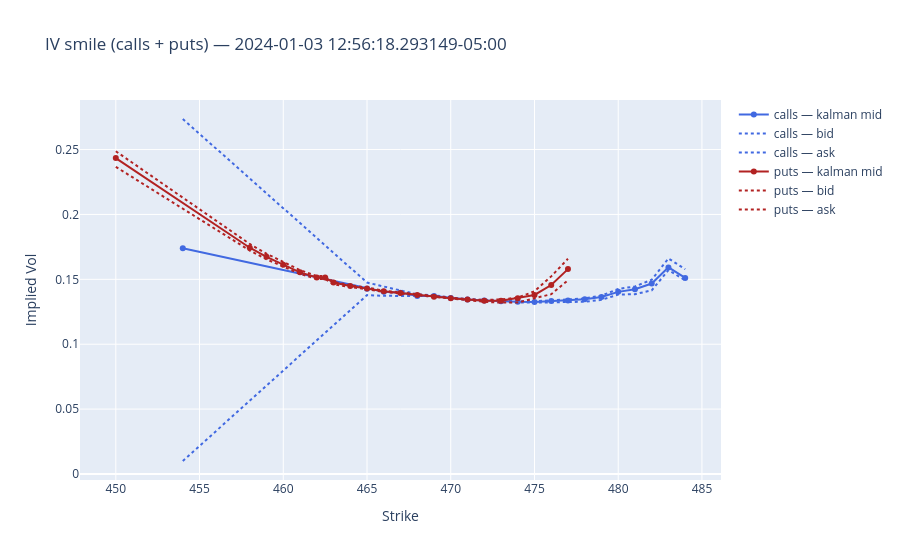

Notebook cell for this chart:
### Markdown cell above
## Quptes smile

### Code cell
import personal.shared_functions.utils as _u

df_iv_surface_long = df_quote_result
df_iv_surface_wide = utils.synchronize_iv_surface(df_iv_surface_long)
df_filtered = df_iv_surface_wide.filter(
    pl.all_horizontal(pl.all().is_not_null()) & pl.all_horizontal(cs.float().is_not_nan())
)

strikes_all = sorted(df_iv_surface_long["strike"].unique().to_list())
strikes_C = sorted(df_iv_surface_long.filter(pl.col("is_call"))["strike"].unique().to_list())
strikes_P = sorted(df_iv_surface_long.filter(~pl.col("is_call"))["strike"].unique().to_list())

_, expiry, _ = _u.parse_option_ticker(
    df_tickers.filter(pl.col("ticker").str.contains("C"))["ticker"][0]
)

row_idx = df_filtered.shape[0] // 2  # ← change this (0 to df_filtered.shape[0]-1)
snapshot_ts = df_filtered["ts_ns"][row_idx]
row = df_iv_surface_wide.filter(pl.col("ts_ns") <= snapshot_ts).tail(1)

fig = go.Figure()

fig.add_trace(
    go.Scatter(
        x=strikes_C,
        y=[row[f"kalman_iv_{int(k)}_C"][0] for k in strikes_C],
        mode="lines+markers",
        name="calls — kalman mid",
        line=dict(color="royalblue"),
    )
)
fig.add_trace(
    go.Scatter(
        x=strikes_C,
        y=[row[f"bid_iv_{int(k)}_C"][0] for k in strikes_C],
        mode="lines",
        name="calls — bid",
        line=dict(color="royalblue", dash="dot"),
    )
)
fig.add_trace(
    go.Scatter(
        x=strikes_C,
        y=[row[f"ask_iv_{int(k)}_C"][0] for k in strikes_C],
        mode="lines",
        name="calls — ask",
        line=dict(color="royalblue", dash="dot"),
    )
)

fig.add_trace(
    go.Scatter(
        x=strikes_P,
        y=[row[f"kalman_iv_{int(k)}_P"][0] for k in strikes_P],
        mode="lines+markers",
        name="puts — kalman mid",
        line=dict(color="firebrick"),
    )
)
fig.add_trace(
    go.Scatter(
        x=strikes_P,
        y=[row[f"bid_iv_{int(k)}_P"][0] for k in strikes_P],
        mode="lines",
        name="puts — bid",
        line=dict(color="firebrick", dash="dot"),
    )
)
fig.add_trace(
    go.Scatter(
        x=strikes_P,
        y=[row[f"ask_iv_{int(k)}_P"][0] for k in strikes_P],
        mode="lines",
        name="puts — ask",
        line=dict(color="firebrick", dash="dot"),
    )
)

fig.update_layout(
    title=f"IV smile (calls + puts) — {snapshot_ts}",
    xaxis_title="Strike",
    yaxis_title="Implied Vol",
)
fig.show()

### Figure 1 — Plotly figure (JSON) as saved in the notebook; plotly's stock layout.template omitted (floating-point values rounded to 4 significant figures)
{"data": [{"line": {"color": "royalblue"}, "mode": "lines+markers", "name": "calls — kalman mid", "type": "scatter", "x": [454, 465, 466, 467, 468, 469, 470, 471, 472, 473, 474, 475, 476, 477, 478, 479, 480, 481, 482, 483, 484], "y": [0.174, 0.1428, 0.1404, 0.1397, 0.1372, 0.1371, 0.1357, 0.1345, 0.1337, 0.1331, 0.1328, 0.1326, 0.1333, 0.1337, 0.1346, 0.1364, 0.1403, 0.1423, 0.1467, 0.1592, 0.1511]}, {"line": {"color": "royalblue", "dash": "dot"}, "mode": "lines", "name": "calls — bid", "type": "scatter", "x": [454, 465, 466, 467, 468, 469, 470, 471, 472, 473, 474, 475, 476, 477, 478, 479, 480, 481, 482, 483, 484], "y": [0.01, 0.1378, 0.1373, 0.1372, 0.1369, 0.137, 0.1352, 0.134, 0.1334, 0.1329, 0.1321, 0.132, 0.1324, 0.1329, 0.1328, 0.1342, 0.1383, 0.1386, 0.1415, 0.1571, 0.1492]}, {"line": {"color": "royalblue", "dash": "dot"}, "mode": "lines", "name": "calls — ask", "type": "scatter", "x": [454, 465, 466, 467, 468, 469, 470, 471, 472, 473, 474, 475, 476, 477, 478, 479, 480, 481, 482, 483, 484], "y": [0.2735, 0.1475, 0.1444, 0.1416, 0.1384, 0.1377, 0.1359, 0.1347, 0.1342, 0.1337, 0.1331, 0.1331, 0.1338, 0.1347, 0.1353, 0.1374, 0.1425, 0.1445, 0.1497, 0.1661, 0.1578]}, {"line": {"color": "firebrick"}, "mode": "lines+markers", "name": "puts — kalman mid", "type": "scatter", "x": [450, 458, 459, 460, 461, 462, 462.5, 463, 464, 465, 466, 467, 468, 469, 470, 471, 472, 473, 474, 475, 476, 477], "y": [0.2434, 0.1743, 0.1674, 0.1612, 0.1554, 0.1514, 0.1514, 0.1475, 0.1448, 0.1428, 0.1409, 0.1395, 0.138, 0.1367, 0.1355, 0.1344, 0.1335, 0.1335, 0.1355, 0.138, 0.1456, 0.1579]}, {"line": {"color": "firebrick", "dash": "dot"}, "mode": "lines", "name": "puts — bid", "type": "scatter", "x": [450, 458, 459, 460, 461, 462, 462.5, 463, 464, 465, 466, 467, 468, 469, 470, 471, 472, 473, 474, 475, 476, 477], "y": [0.2367, 0.1722, 0.1654, 0.16, 0.1542, 0.1503, 0.1503, 0.1462, 0.144, 0.1424, 0.1403, 0.139, 0.1376, 0.1363, 0.1352, 0.134, 0.1327, 0.132, 0.1321, 0.1354, 0.1385, 0.1493]}, {"line": {"color": "firebrick", "dash": "dot"}, "mode": "lines", "name": "puts — ask", "type": "scatter", "x": [450, 458, 459, 460, 461, 462, 462.5, 463, 464, 465, 466, 467, 468, 469, 470, 471, 472, 473, 474, 475, 476, 477], "y": [0.2487, 0.1772, 0.1698, 0.1634, 0.1571, 0.1526, 0.1526, 0.148, 0.1455, 0.1436, 0.1413, 0.1399, 0.1384, 0.137, 0.1359, 0.1347, 0.1341, 0.1345, 0.1358, 0.1408, 0.1523, 0.1659]}], "layout": {"title": {"text": "IV smile (calls + puts) — 2024-01-03 12:56:18.293149-05:00"}, "xaxis": {"title": {"text": "Strike"}}, "yaxis": {"title": {"text": "Implied Vol"}}}}
